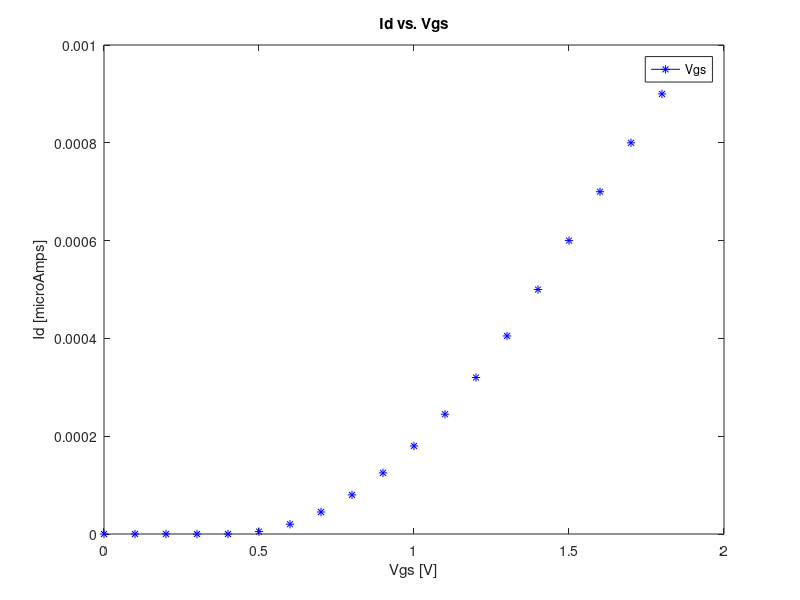

The MATLAB source for this figure:
%Problem 5.28
vt = 0.4;
geom = 1E-3;
vds = 1;
for vgs = 0:0.1:1.8
    if (vgs <= 0.4)
        id = 0;
    elseif (vgs > 0.4) && (vgs<=1.4)
        %saturation
        id = (0.5)*geom*(vgs-vt).^2;
    else
        %triode
        id = geom*((vgs-vt)-(0.5*vds))*vds;
    end
    
    plot(vgs,id,'b-*')
    hold on
end
xlabel('Vgs [V]');
ylabel('Id [microAmps]');
legend('Vgs');
title('Id vs. Vgs');